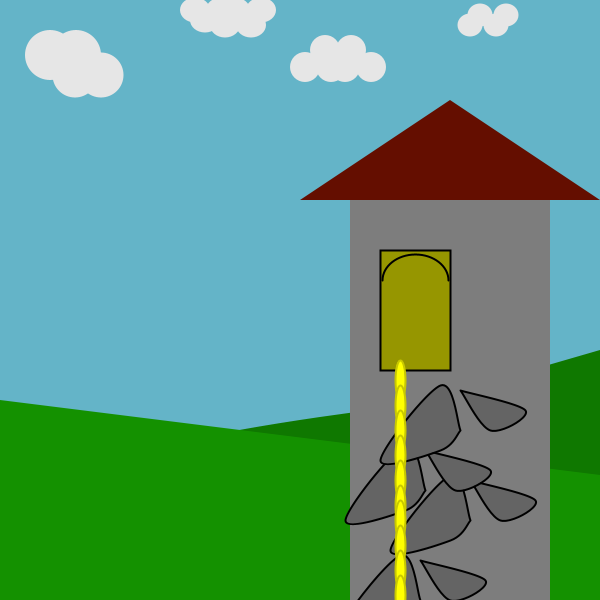
Frame 1 (no input)
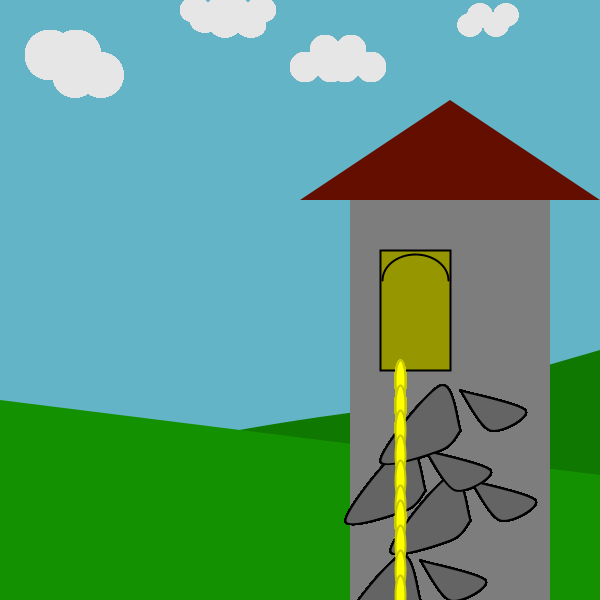
Frame 60 (the mouse pressed at the canvas centre just before this capture)
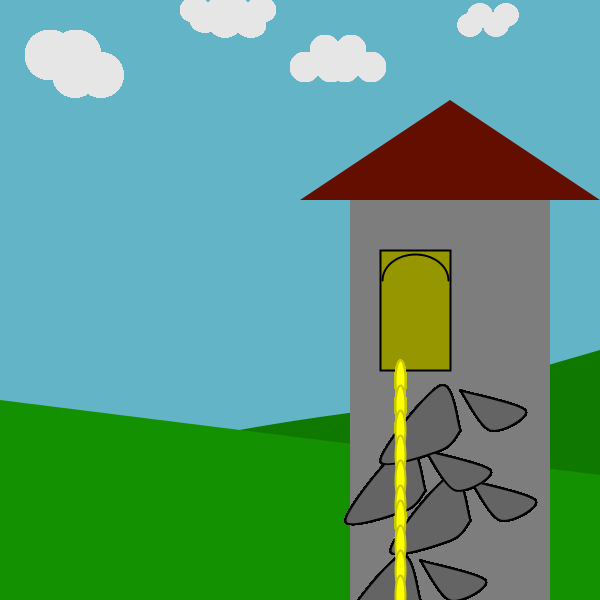
Frame 120 (the mouse held since frame 60 and released just before this capture)

The Processing sketch that drew these frames (run headless with seeded random() and noise(); from frame 60 on, the mouse is pressed at the canvas centre):

// Processing sketch: processing_52554
// ── processing_52554.pde

/*******************************************
 
 * Assignment 2
 * Name: Vivien Chen
 * E-mail: vtchen@brynmawr.edu
 * Course: CS 110- Section 02
 * Submitted: 2/14/2012
 
 * My assignment 3 (fairy-tale themed) includes iteration, mouse-press, and various functions.
 I first started off with the background hills which are composed of various shapes
 and bezier curves. The clouds in the sky are done by iteration, and the trees in the
 hills are scaled so that they decrese in size as you click closer to the tops of the
 hills, and slightly increase in size as you click towards the bottom of the window. 
 Rapunzel's braid is composed by function calling multiple ellipses, and the stones on
 the tower are composed by curve vertices and are called with functions. 
 
 *********************************************/


void setup () {

  size (600, 600);
  background (100, 180, 200);


  noStroke();
  smooth();
  fill(15, 120, 0);
  bezier(0, 500, 200, 400, 600, 400, 800, 350);
  triangle(600, 350, 600, 500, 300, 437);
  fill(20, 145, 0);
  quad(0, 400, 800, 500, 800, 600, 0, 600);//hills in background

  smooth();
  fill (125);
  rect (350, 200, 200, 500);//tower

  smooth();
  fill (100, 14, 0);
  triangle (300, 200, 450, 100, 600, 200);//roof

  smooth();
  stroke (0);
  fill (150, 150, 0);
  strokeWeight (2);
  rect (380, 250, 70, 120);//window

  arc(415, 280, 66, 52, -PI, 0);//arc in window

  /*
  fill (255, 255, 0);
   stroke (200, 200, 0);
   ellipse (400, 380, 10, 40); //hair braid
   

  smooth();
  noStroke();
  fill (5, 25, 0);
  triangle (200, 500, 210, 520, 190, 520);//top tree

  smooth();
  noStroke();
  fill (50, 50, 0);
  rect (196, 520, 7, 15); //tree trunk
  */
}
void draw() {
  drawCloud  (300, 50, 30, 30);
  drawCloud (280, 67, 30, 30);
  drawCloud (320, 67, 30, 30);// iteration for cloud1

  drawCloud (445, 25, 25, 23);
  drawCloud (455, 15, 25, 23);// iteration for cloud2

  drawCloud (200, 25, 30, 25);
  drawCloud (180, 20, 30, 25);
  drawCloud (210, 10, 30, 25);
  drawCloud (170, 10, 30, 25);//iteration for cloud3

  drawCloud (50, 75, 45, 45);
  drawCloud (25, 55, 50, 50);//iteration for cloud4


  drawStones (420, 600);
  drawStones (470, 520);
  drawStones (425, 490);
  drawStones (460, 430); //calling drawStones function

  drawHair (400, 380);
  drawHair (400, 430);
  drawHair (400, 480);
  drawHair (400, 520);
  drawHair (400, 570); // calling drawHair function
}

void drawHair(int x, int y) {
  fill (255, 255, 0);
  stroke (200, 200, 0);
  ellipse (x, y, 10, 40);
  ellipse (x, y+25, 10, 40);
}  

void drawStones (int x, int y) {

  fill (100);
  stroke (0);
  beginShape ();
  curveVertex (x, y);
  curveVertex (x, y);
  curveVertex (x-20, y+20);
  curveVertex (x-80, y+30);
  curveVertex (x-20, y-45);
  curveVertex (x, y);
  curveVertex (x, y); 
  endShape ();

  beginShape ();
  curveVertex (x, y-40);
  curveVertex (x, y-40);
  curveVertex (x+65, y-20);
  curveVertex (x+30, y);
  curveVertex (x, y-40);
  curveVertex (x, y-40);
  endShape (); // stones on tower made by vertex curves.
}

void mousePressed() {
  if (mouseY>= 400) {
    drawTree(mouseX, mouseY, (mouseY-250)/250.0);
    println(mouseY);
    println((mouseY-250)/250.0);// mousepress tree on the hills
  }
}


void drawTree (int x, int y, float scal) {
  smooth();
  noStroke();
  fill (5, 25, 0);
  triangle (x+4*scal, y-20*scal, x+14*scal, y, x-4*scal, y);//top tree

  smooth();
  noStroke();
  fill (50, 50, 0);
  rect (x, y, 7*scal, 15*scal); //tree trunk
}

void drawCloud (int x, int y, int w, int h) {
  fill(230);
  noStroke();
  int z = x+50;
  for (int i=x; i< z; i++) {
    i = i + 25;
    ellipse (i, y, w, h);// cloud drawn by iteration
  }
}
